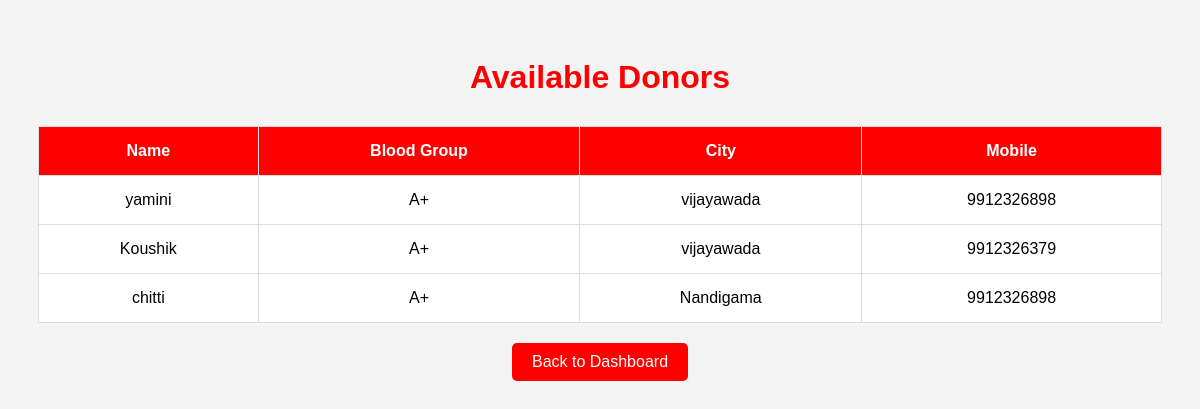
/available-donors/, run on the app's committed database.
### donor/models.py (models this page shows, shortened)
class Donor(models.Model):
    name = models.CharField(
        max_length=100
    )
    age = models.IntegerField()
    gender = models.CharField(
        max_length=10
    )
    blood_group = models.CharField(
        max_length=5
    )
    city = models.CharField(
        max_length=100
    )
    mobile = models.CharField(
    max_length=10,
    validators=[
        RegexValidator(
            regex=r'^[0-9]{10}$',
            message='Enter valid 10 digit mobile number'
        )
    ]
)
    email = models.EmailField()
    address = models.TextField()
    available = models.BooleanField(
        default=True
    )
    status = models.CharField(
        max_length=20,
        default='Pending'
    )

### donor/views.py (the view)
def available_donors(request):
    donors = Donor.objects.filter(
        available=True
    )
    return render(
        request,
        'available_donors.html',
        {
            'donors': donors
        }
    )

### templates/available_donors.html (shortened to what this page needs)
<!DOCTYPE html>
<html>
<head>
</head>
<body>
    <h1>
        Available Donors
    </h1>
    <table>
        <tr>
            <th>Name</th>
            <th>Blood Group</th>
            <th>City</th>
            <th>Mobile</th>
        </tr>
        {% for donor in donors %}
        <tr>
            <td>
                {{ donor.name }}
            </td>
            <td>
                {{ donor.blood_group }}
            </td>
            <td>
                {{ donor.city }}
            </td>
            <td>
                {{ donor.mobile }}
            </td>
        </tr>
        {% endfor %}
    </table>
    <center>
        <a href="/dashboard/" class="btn">
            Back to Dashboard
        </a>
    </center>
</body>
</html>

### templates/available_donors.html (style rules this page uses)
body { font-family:Arial; background:#f4f4f4; padding:30px; }
h1 { text-align:center; color:red; margin-bottom:30px; }
table { width:100%; border-collapse:collapse; background:white; }
th, td { padding:15px; border:1px solid #ddd; text-align:center; }
th { background:red; color:white; }
.btn { display:inline-block; margin-top:20px; padding:10px 20px; background:red; color:white; text-decoration:none; border-radius:5px; }

### data on the page
Donor: name "yamini", blood_group "A+", city "vijayawada", mobile "9912326898"
Donor: name "Koushik", blood_group "A+", city "vijayawada", mobile "9912326379"
Donor: name "chitti", blood_group "A+", city "Nandigama", mobile "9912326898"
